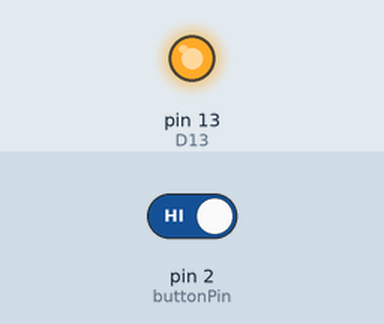
This sketch was run on a simulated Arduino Uno, built with avr-gcc and run on an emulated ATmega328P. Shown: output pins drawn as LEDs (lit = HIGH). The test bench sets the inputs (shaded band); at power-on: pin 2 (buttonPin) HIGH. Random numbers use the default seed unless the sketch sets one; what the sketch prints to the serial monitor is not drawn.

Above: at 15.34 s.
15.7 s: pin 2 (buttonPin) driven LOW
At 21.7 s:
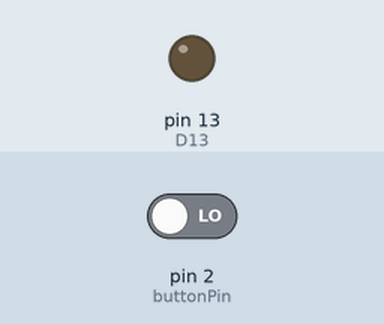
Timing chart, 0 to 34.5 s (numbered marks = the images above; inputs shaded):
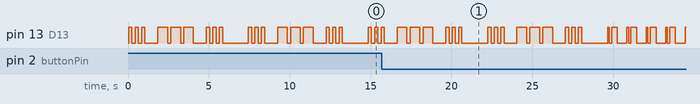

The sketch:

test_LED.ino
```cpp
/*
  interactive_LED_patterns.ino
  ───────────────
  内蔵 LED (LED_BUILTIN = D13) で様々な点滅パターンを表示
  ボタンを押すとパターンが切り替わります
*/

// ボタンピンの設定
const int buttonPin = 2;      // ボタンを接続するD2ピン

// モールス信号の長さを定義
const int dotDuration = 200;      // ドット（短い点滅）の長さ
const int dashDuration = dotDuration * 3;  // ダッシュ（長い点滅）の長さ
const int elementSpace = dotDuration;     // 同じ文字内の要素間のスペース
const int letterSpace = dotDuration * 3;  // 文字間のスペース
const int wordSpace = dotDuration * 7;    // 単語間のスペース

// 心臓の鼓動を表現するための変数
const int heartbeatCount = 5;     // 心臓の鼓動回数
const int heartbeatShortPulse = 100;  // 短いパルス
const int heartbeatLongPulse = 350;   // 長いパルス
const int heartbeatPause = 150;       // パルス間の短い休止
const int heartbeatDelay = 2000;      // 一連の鼓動後の休止時間

// レインドロップ模様の設定
const int rainMaxDrops = 10;      // ドロップの最大数
const int rainMinDuration = 50;   // 最短のドロップ時間
const int rainMaxDuration = 150;  // 最長のドロップ時間
const int rainPause = 300;        // 雨の中断時間

// ボタン状態管理用変数
int buttonState = 0;          // 現在のボタン状態
int lastButtonState = 0;      // 前回のボタン状態
int patternMode = 0;          // 現在のパターンモード
const int totalPatterns = 4;   // 利用可能なパターンの数

// デバウンス用変数
unsigned long lastDebounceTime = 0;
const unsigned long debounceDelay = 50; // デバウンス時間

void setup() {
  pinMode(LED_BUILTIN, OUTPUT);  // D13 (内蔵LED) を出力に設定
  pinMode(buttonPin, INPUT_PULLUP); // D2を入力、内部プルアップ付き

  Serial.begin(9600);           // デバッグ用にシリアル通信を開始
  Serial.println("Interactive LED Patterns Started!");
  Serial.println("Press the button to change patterns");
  printCurrentMode();

  // 乱数生成の初期化
  randomSeed(analogRead(0));
}

void loop() {
  // ボタン状態をチェック
  checkButtonPress();

  // 現在のモードに応じて点滅パターンを実行
  switch (patternMode) {
    case 0:
      // モールス信号 SOS
      blinkSOS();
      break;
    case 1:
      // 心臓の鼓動
      blinkHeartbeat();
      break;
    case 2:
      // 雨のような点滅
      blinkRaindrop();
      break;
    case 3:
      // ストロボ点滅
      blinkStrobe();
      break;
  }
}

// ボタン押下をチェックする関数
void checkButtonPress() {
  // ボタン状態を読み取り
  int reading = digitalRead(buttonPin);

  // 前回の状態と異なる場合、デバウンスタイマーをリセット
  if (reading != lastButtonState) {
    lastDebounceTime = millis();
  }

  // 一定時間経過後、状態が安定していれば有効なボタン押下と判断
  if ((millis() - lastDebounceTime) > debounceDelay) {
    // 状態が変化した場合
    if (reading != buttonState) {
      buttonState = reading;

      // LOWはボタンが押された状態（プルアップ抵抗使用時）
      if (buttonState == LOW) {
        // パターンを次に進める
        patternMode = (patternMode + 1) % totalPatterns;
        printCurrentMode();
      }
    }
  }

  // 現在の状態を保存
  lastButtonState = reading;
}

// 現在のモードを表示
void printCurrentMode() {
  Serial.print("Current Pattern Mode: ");
  switch (patternMode) {
    case 0:
      Serial.println("SOS Morse Code");
      break;
    case 1:
      Serial.println("Heartbeat");
      break;
    case 2:
      Serial.println("Raindrop");
      break;
    case 3:
      Serial.println("Strobe");
      break;
  }
}

// SOSモールス信号パターン
void blinkSOS() {
  // S (...)
  for (int i = 0; i < 3; i++) {
    blinkDot();
  }
  delay(letterSpace);

  // O (---)
  for (int i = 0; i < 3; i++) {
    blinkDash();
  }
  delay(letterSpace);

  // S (...)
  for (int i = 0; i < 3; i++) {
    blinkDot();
  }

  // 単語間のスペース
  delay(wordSpace);
}

// 心臓の鼓動パターン
void blinkHeartbeat() {
  for (int i = 0; i < heartbeatCount; i++) {
    // 最初の短いパルス
    digitalWrite(LED_BUILTIN, HIGH);
    delay(heartbeatShortPulse);
    digitalWrite(LED_BUILTIN, LOW);
    delay(heartbeatPause);

    // 2つ目の長いパルス
    digitalWrite(LED_BUILTIN, HIGH);
    delay(heartbeatLongPulse);
    digitalWrite(LED_BUILTIN, LOW);
    delay(heartbeatPause * 4); // 次の鼓動までの間隔
  }

  // 次のパターンの前に少し待機
  delay(heartbeatDelay);
}

// 雨のドロップのようなランダムな点滅パターン
void blinkRaindrop() {
  int drops = random(3, rainMaxDrops);

  for (int i = 0; i < drops; i++) {
    // ランダムな長さの点滅
    int duration = random(rainMinDuration, rainMaxDuration);
    digitalWrite(LED_BUILTIN, HIGH);
    delay(duration);
    digitalWrite(LED_BUILTIN, LOW);

    // ランダムな間隔
    delay(random(rainMinDuration, rainMaxDuration));
  }

  // 雨の一連のパターンの間の休止
  delay(rainPause);
}

// 高速なストロボパターン
void blinkStrobe() {
  // 高速なパルスを複数回
  for (int i = 0; i < 15; i++) {
    digitalWrite(LED_BUILTIN, HIGH);
    delay(20);  // 非常に短いパルス
    digitalWrite(LED_BUILTIN, LOW);
    delay(20);  // 短い消灯時間
  }

  // 長い休止
  delay(1000);
}

// ドット（短い点滅）を表示する関数
void blinkDot() {
  digitalWrite(LED_BUILTIN, HIGH);
  delay(dotDuration);
  digitalWrite(LED_BUILTIN, LOW);
  delay(elementSpace);
}

// ダッシュ（長い点滅）を表示する関数
void blinkDash() {
  digitalWrite(LED_BUILTIN, HIGH);
  delay(dashDuration);
  digitalWrite(LED_BUILTIN, LOW);
  delay(elementSpace);
}
```
